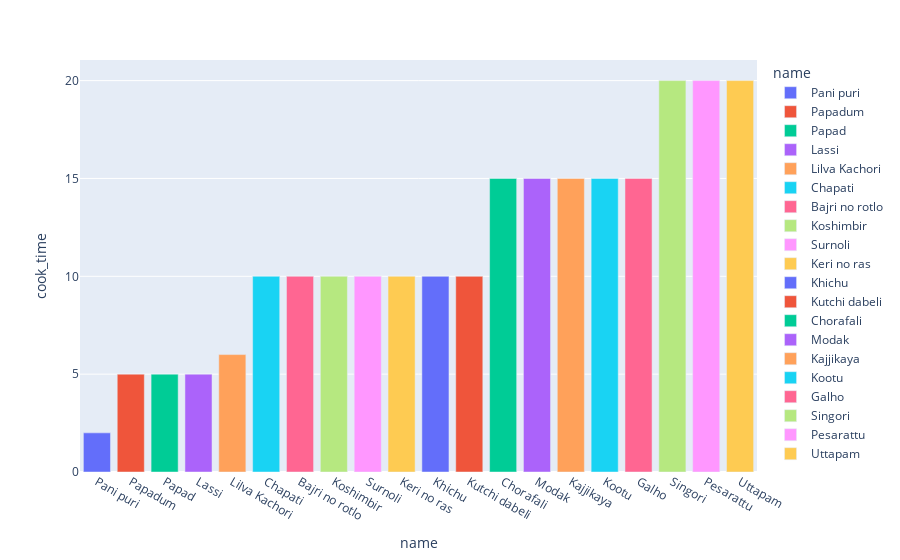

Notebook cell for this chart:
### Code cell
fig=px.bar(cooking_time,y='cook_time', x='name',color='name')
fig.show()

### Figure 1 — Plotly figure (JSON) as saved in the notebook; plotly's stock layout.template omitted (floating-point values rounded to 4 significant figures)
{"data": [{"alignmentgroup": "True", "hovertemplate": "name=%{x}<br>cook_time=%{y}<extra></extra>", "legendgroup": "Pani puri", "marker": {"color": "#636efa", "pattern": {"shape": ""}}, "name": "Pani puri", "offsetgroup": "Pani puri", "orientation": "v", "showlegend": true, "textposition": "auto", "type": "bar", "x": ["Pani puri"], "xaxis": "x", "y": [2], "yaxis": "y"}, {"alignmentgroup": "True", "hovertemplate": "name=%{x}<br>cook_time=%{y}<extra></extra>", "legendgroup": "Papadum", "marker": {"color": "#EF553B", "pattern": {"shape": ""}}, "name": "Papadum", "offsetgroup": "Papadum", "orientation": "v", "showlegend": true, "textposition": "auto", "type": "bar", "x": ["Papadum"], "xaxis": "x", "y": [5], "yaxis": "y"}, {"alignmentgroup": "True", "hovertemplate": "name=%{x}<br>cook_time=%{y}<extra></extra>", "legendgroup": "Papad", "marker": {"color": "#00cc96", "pattern": {"shape": ""}}, "name": "Papad", "offsetgroup": "Papad", "orientation": "v", "showlegend": true, "textposition": "auto", "type": "bar", "x": ["Papad"], "xaxis": "x", "y": [5], "yaxis": "y"}, {"alignmentgroup": "True", "hovertemplate": "name=%{x}<br>cook_time=%{y}<extra></extra>", "legendgroup": "Lassi", "marker": {"color": "#ab63fa", "pattern": {"shape": ""}}, "name": "Lassi", "offsetgroup": "Lassi", "orientation": "v", "showlegend": true, "textposition": "auto", "type": "bar", "x": ["Lassi"], "xaxis": "x", "y": [5], "yaxis": "y"}, {"alignmentgroup": "True", "hovertemplate": "name=%{x}<br>cook_time=%{y}<extra></extra>", "legendgroup": "Lilva Kachori", "marker": {"color": "#FFA15A", "pattern": {"shape": ""}}, "name": "Lilva Kachori", "offsetgroup": "Lilva Kachori", "orientation": "v", "showlegend": true, "textposition": "auto", "type": "bar", "x": ["Lilva Kachori"], "xaxis": "x", "y": [6], "yaxis": "y"}, {"alignmentgroup": "True", "hovertemplate": "name=%{x}<br>cook_time=%{y}<extra></extra>", "legendgroup": "Chapati", "marker": {"color": "#19d3f3", "pattern": {"shape": ""}}, "name": "Chapati", "offsetgroup": "Chapati", "orientation": "v", "showlegend": true, "textposition": "auto", "type": "bar", "x": ["Chapati"], "xaxis": "x", "y": [10], "yaxis": "y"}, {"alignmentgroup": "True", "hovertemplate": "name=%{x}<br>cook_time=%{y}<extra></extra>", "legendgroup": "Bajri no rotlo", "marker": {"color": "#FF6692", "pattern": {"shape": ""}}, "name": "Bajri no rotlo", "offsetgroup": "Bajri no rotlo", "orientation": "v", "showlegend": true, "textposition": "auto", "type": "bar", "x": ["Bajri no rotlo"], "xaxis": "x", "y": [10], "yaxis": "y"}, {"alignmentgroup": "True", "hovertemplate": "name=%{x}<br>cook_time=%{y}<extra></extra>", "legendgroup": "Koshimbir", "marker": {"color": "#B6E880", "pattern": {"shape": ""}}, "name": "Koshimbir", "offsetgroup": "Koshimbir", "orientation": "v", "showlegend": true, "textposition": "auto", "type": "bar", "x": ["Koshimbir"], "xaxis": "x", "y": [10], "yaxis": "y"}, {"alignmentgroup": "True", "hovertemplate": "name=%{x}<br>cook_time=%{y}<extra></extra>", "legendgroup": "Surnoli", "marker": {"color": "#FF97FF", "pattern": {"shape": ""}}, "name": "Surnoli", "offsetgroup": "Surnoli", "orientation": "v", "showlegend": true, "textposition": "auto", "type": "bar", "x": ["Surnoli"], "xaxis": "x", "y": [10], "yaxis": "y"}, {"alignmentgroup": "True", "hovertemplate": "name=%{x}<br>cook_time=%{y}<extra></extra>", "legendgroup": "Keri no ras", "marker": {"color": "#FECB52", "pattern": {"shape": ""}}, "name": "Keri no ras", "offsetgroup": "Keri no ras", "orientation": "v", "showlegend": true, "textposition": "auto", "type": "bar", "x": ["Keri no ras"], "xaxis": "x", "y": [10], "yaxis": "y"}, {"alignmentgroup": "True", "hovertemplate": "name=%{x}<br>cook_time=%{y}<extra></extra>", "legendgroup": "Khichu", "marker": {"color": "#636efa", "pattern": {"shape": ""}}, "name": "Khichu", "offsetgroup": "Khichu", "orientation": "v", "showlegend": true, "textposition": "auto", "type": "bar", "x": ["Khichu"], "xaxis": "x", "y": [10], "yaxis": "y"}, {"alignmentgroup": "True", "hovertemplate": "name=%{x}<br>cook_time=%{y}<extra></extra>", "legendgroup": "Kutchi dabeli", "marker": {"color": "#EF553B", "pattern": {"shape": ""}}, "name": "Kutchi dabeli", "offsetgroup": "Kutchi dabeli", "orientation": "v", "showlegend": true, "textposition": "auto", "type": "bar", "x": ["Kutchi dabeli"], "xaxis": "x", "y": [10], "yaxis": "y"}, {"alignmentgroup": "True", "hovertemplate": "name=%{x}<br>cook_time=%{y}<extra></extra>", "legendgroup": "Chorafali", "marker": {"color": "#00cc96", "pattern": {"shape": ""}}, "name": "Chorafali", "offsetgroup": "Chorafali", "orientation": "v", "showlegend": true, "textposition": "auto", "type": "bar", "x": ["Chorafali"], "xaxis": "x", "y": [15], "yaxis": "y"}, {"alignmentgroup": "True", "hovertemplate": "name=%{x}<br>cook_time=%{y}<extra></extra>", "legendgroup": "Modak", "marker": {"color": "#ab63fa", "pattern": {"shape": ""}}, "name": "Modak", "offsetgroup": "Modak", "orientation": "v", "showlegend": true, "textposition": "auto", "type": "bar", "x": ["Modak"], "xaxis": "x", "y": [15], "yaxis": "y"}, {"alignmentgroup": "True", "hovertemplate": "name=%{x}<br>cook_time=%{y}<extra></extra>", "legendgroup": "Kajjikaya", "marker": {"color": "#FFA15A", "pattern": {"shape": ""}}, "name": "Kajjikaya", "offsetgroup": "Kajjikaya", "orientation": "v", "showlegend": true, "textposition": "auto", "type": "bar", "x": ["Kajjikaya"], "xaxis": "x", "y": [15], "yaxis": "y"}, {"alignmentgroup": "True", "hovertemplate": "name=%{x}<br>cook_time=%{y}<extra></extra>", "legendgroup": "Kootu", "marker": {"color": "#19d3f3", "pattern": {"shape": ""}}, "name": "Kootu", "offsetgroup": "Kootu", "orientation": "v", "showlegend": true, "textposition": "auto", "type": "bar", "x": ["Kootu"], "xaxis": "x", "y": [15], "yaxis": "y"}, {"alignmentgroup": "True", "hovertemplate": "name=%{x}<br>cook_time=%{y}<extra></extra>", "legendgroup": "Galho", "marker": {"color": "#FF6692", "pattern": {"shape": ""}}, "name": "Galho", "offsetgroup": "Galho", "orientation": "v", "showlegend": true, "textposition": "auto", "type": "bar", "x": ["Galho"], "xaxis": "x", "y": [15], "yaxis": "y"}, {"alignmentgroup": "True", "hovertemplate": "name=%{x}<br>cook_time=%{y}<extra></extra>", "legendgroup": "Singori", "marker": {"color": "#B6E880", "pattern": {"shape": ""}}, "name": "Singori", "offsetgroup": "Singori", "orientation": "v", "showlegend": true, "textposition": "auto", "type": "bar", "x": ["Singori"], "xaxis": "x", "y": [20], "yaxis": "y"}, {"alignmentgroup": "True", "hovertemplate": "name=%{x}<br>cook_time=%{y}<extra></extra>", "legendgroup": "Pesarattu", "marker": {"color": "#FF97FF", "pattern": {"shape": ""}}, "name": "Pesarattu", "offsetgroup": "Pesarattu", "orientation": "v", "showlegend": true, "textposition": "auto", "type": "bar", "x": ["Pesarattu"], "xaxis": "x", "y": [20], "yaxis": "y"}, {"alignmentgroup": "True", "hovertemplate": "name=%{x}<br>cook_time=%{y}<extra></extra>", "legendgroup": "Uttapam", "marker": {"color": "#FECB52", "pattern": {"shape": ""}}, "name": "Uttapam", "offsetgroup": "Uttapam", "orientation": "v", "showlegend": true, "textposition": "auto", "type": "bar", "x": ["Uttapam"], "xaxis": "x", "y": [20], "yaxis": "y"}], "layout": {"barmode": "relative", "legend": {"title": {"text": "name"}, "tracegroupgap": 0}, "margin": {"t": 60}, "xaxis": {"anchor": "y", "categoryarray": ["Pani puri", "Papadum", "Papad", "Lassi", "Lilva Kachori", "Chapati", "Bajri no rotlo", "Koshimbir", "Surnoli", "Keri no ras", "Khichu", "Kutchi dabeli", "Chorafali", "Modak", "Kajjikaya", "Kootu", "Galho", "Singori", "Pesarattu", "Uttapam"], "categoryorder": "array", "domain": [0, 1], "title": {"text": "name"}}, "yaxis": {"anchor": "x", "domain": [0, 1], "title": {"text": "cook_time"}}}}
